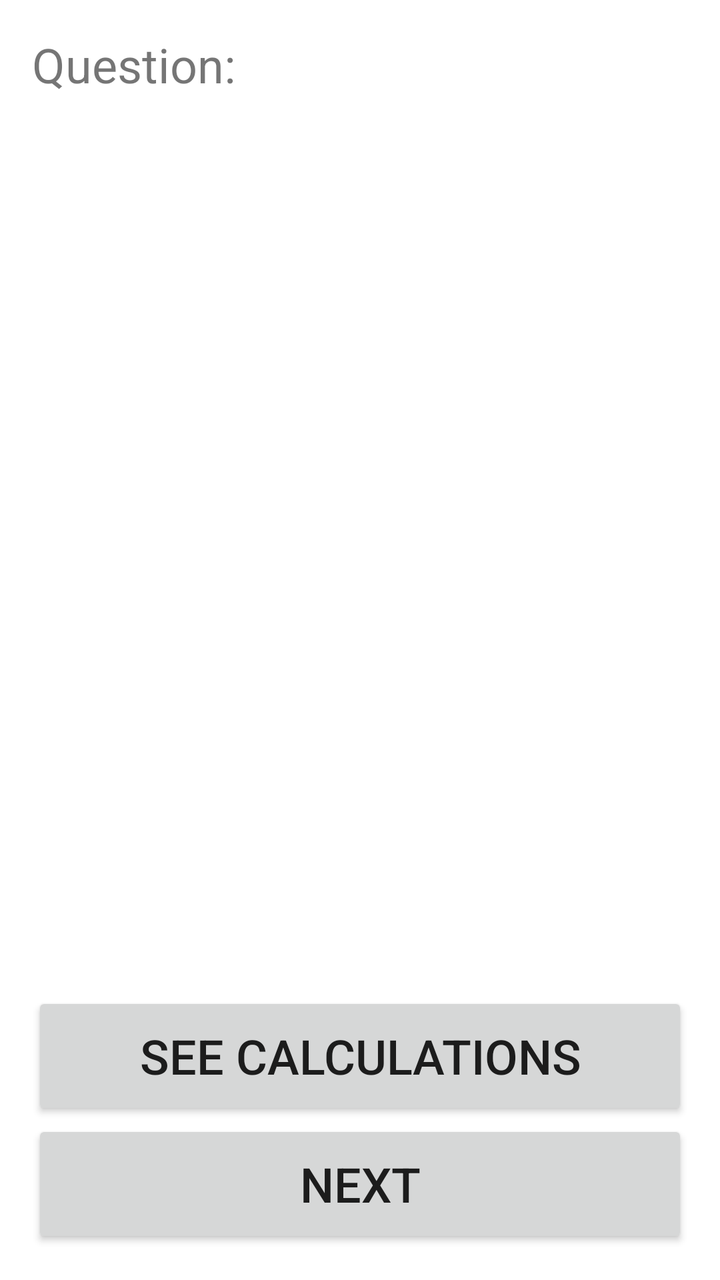
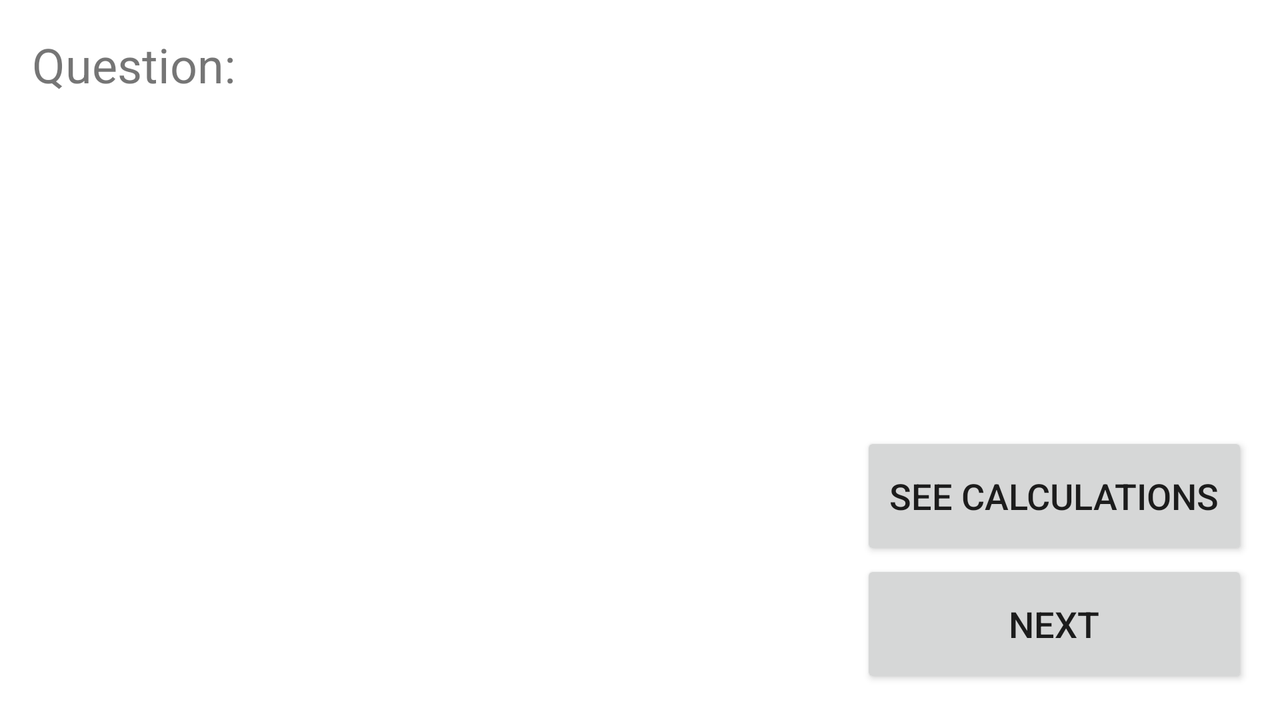

One screen, two layout resources from the same app: the default and the author's alternative for another configuration. Each is rendered where Android would select it; the XML of both is given below.
<!-- AndroidManifest.xml: application theme Theme.MathAssistant -->
<!-- res/layout/activity_quiz_results.xml -->
<?xml version="1.0" encoding="utf-8"?>
<androidx.constraintlayout.widget.ConstraintLayout xmlns:android="http://schemas.android.com/apk/res/android"
    xmlns:app="http://schemas.android.com/apk/res-auto"
    xmlns:tools="http://schemas.android.com/tools"
    android:layout_width="match_parent"
    android:layout_height="match_parent"
    tools:context=".QuizResultsActivity">

    <Button
        android:id="@+id/btnNext"
        android:layout_width="0dp"
        android:layout_height="64dp"
        android:layout_marginStart="16dp"
        android:layout_marginEnd="16dp"
        android:layout_marginBottom="16dp"
        android:text="@string/next"
        android:textSize="24sp"
        app:layout_constraintBottom_toBottomOf="parent"
        app:layout_constraintEnd_toEndOf="parent"
        app:layout_constraintStart_toStartOf="parent" />

    <TextView
        android:id="@+id/lblQuestion"
        android:layout_width="0dp"
        android:layout_height="wrap_content"
        android:layout_marginStart="16dp"
        android:layout_marginTop="16dp"
        android:layout_marginEnd="16dp"
        android:text="@string/question"
        android:textSize="24sp"
        app:layout_constraintEnd_toEndOf="parent"
        app:layout_constraintStart_toStartOf="parent"
        app:layout_constraintTop_toTopOf="parent" />

    <TextView
        android:id="@+id/lblAns1"
        android:layout_width="0dp"
        android:layout_height="wrap_content"
        android:layout_marginStart="32dp"
        android:layout_marginTop="16dp"
        android:layout_marginEnd="16dp"
        android:textSize="18sp"
        app:layout_constraintEnd_toEndOf="parent"
        app:layout_constraintStart_toStartOf="parent"
        app:layout_constraintTop_toBottomOf="@+id/lblQuestion" />

    <TextView
        android:id="@+id/lblAns2"
        android:layout_width="0dp"
        android:layout_height="wrap_content"
        android:layout_marginStart="32dp"
        android:layout_marginTop="8dp"
        android:layout_marginEnd="16dp"
        android:textSize="18sp"
        app:layout_constraintEnd_toEndOf="parent"
        app:layout_constraintStart_toStartOf="parent"
        app:layout_constraintTop_toBottomOf="@+id/lblAns1" />

    <TextView
        android:id="@+id/lblAns3"
        android:layout_width="0dp"
        android:layout_height="wrap_content"
        android:layout_marginStart="32dp"
        android:layout_marginTop="8dp"
        android:layout_marginEnd="16dp"
        android:textSize="18sp"
        app:layout_constraintEnd_toEndOf="parent"
        app:layout_constraintStart_toStartOf="parent"
        app:layout_constraintTop_toBottomOf="@+id/lblAns2" />

    <TextView
        android:id="@+id/lblAns4"
        android:layout_width="0dp"
        android:layout_height="wrap_content"
        android:layout_marginStart="32dp"
        android:layout_marginTop="8dp"
        android:layout_marginEnd="16dp"
        android:textSize="18sp"
        app:layout_constraintEnd_toEndOf="parent"
        app:layout_constraintStart_toStartOf="parent"
        app:layout_constraintTop_toBottomOf="@+id/lblAns3" />

    <TextView
        android:id="@+id/lblAns5"
        android:layout_width="0dp"
        android:layout_height="wrap_content"
        android:layout_marginStart="32dp"
        android:layout_marginTop="8dp"
        android:layout_marginEnd="16dp"
        android:textSize="18sp"
        app:layout_constraintEnd_toEndOf="parent"
        app:layout_constraintStart_toStartOf="parent"
        app:layout_constraintTop_toBottomOf="@+id/lblAns4" />

    <Button
        android:id="@+id/btnCalculations"
        android:layout_width="0dp"
        android:layout_height="64dp"
        android:layout_marginStart="16dp"
        android:layout_marginEnd="16dp"
        android:text="@string/see_calculations"
        android:textSize="24sp"
        app:layout_constraintBottom_toTopOf="@+id/btnNext"
        app:layout_constraintEnd_toEndOf="parent"
        app:layout_constraintStart_toStartOf="parent" />

</androidx.constraintlayout.widget.ConstraintLayout>
<!-- resources referenced by this layout -->
<resources>
  <string name="next">next</string>
  <string name="question">Question:</string>
  <string name="see_calculations">see calculations</string>
  <style name="Theme.MathAssistant" parent="Theme.MaterialComponents.DayNight.DarkActionBar">
          
  
          <item name="colorPrimary">@color/orange</item>
          <item name="colorPrimaryVariant">@color/orange_dark</item>
          <item name="colorOnPrimary">@color/white</item>
          
          <item name="colorSecondary">@color/teal_200</item>
          <item name="colorSecondaryVariant">@color/teal_700</item>
          <item name="colorOnSecondary">@color/black</item>
          
          <item name="android:statusBarColor" tools:targetApi="l">?attr/colorPrimaryVariant</item>
          
      </style>
  <color name="orange">#E2A54A</color>
  <color name="orange_dark">#BB591E</color>
  <color name="white">#FFFFFFFF</color>
  <color name="teal_200">#FF03DAC5</color>
  <color name="teal_700">#FF018786</color>
  <color name="black">#FF000000</color>
</resources>
<!-- res/layout-land/activity_quiz_results.xml (the author's variant of the layout above) -->
<!-- drawn on the phone turned sideways -->
<?xml version="1.0" encoding="utf-8"?>
<androidx.constraintlayout.widget.ConstraintLayout xmlns:android="http://schemas.android.com/apk/res/android"
    xmlns:app="http://schemas.android.com/apk/res-auto"
    xmlns:tools="http://schemas.android.com/tools"
    android:layout_width="match_parent"
    android:layout_height="match_parent"
    tools:context=".QuizResultsActivity">

    <Button
        android:id="@+id/btnNext"
        android:layout_width="0dp"
        android:layout_height="64dp"
        android:layout_marginStart="8dp"
        android:layout_marginEnd="16dp"
        android:layout_marginBottom="16dp"
        android:text="@string/next"
        android:textSize="18sp"
        app:layout_constraintBottom_toBottomOf="parent"
        app:layout_constraintEnd_toEndOf="parent"
        app:layout_constraintStart_toStartOf="@+id/guideline" />

    <TextView
        android:id="@+id/lblQuestion"
        android:layout_width="0dp"
        android:layout_height="wrap_content"
        android:layout_marginStart="16dp"
        android:layout_marginTop="16dp"
        android:layout_marginEnd="16dp"
        android:text="@string/question"
        android:textSize="24sp"
        app:layout_constraintEnd_toEndOf="parent"
        app:layout_constraintStart_toStartOf="parent"
        app:layout_constraintTop_toTopOf="parent" />

    <TextView
        android:id="@+id/lblAns1"
        android:layout_width="0dp"
        android:layout_height="wrap_content"
        android:layout_marginStart="32dp"
        android:layout_marginTop="16dp"
        android:textSize="18sp"
        app:layout_constraintEnd_toStartOf="@+id/guideline"
        app:layout_constraintStart_toStartOf="parent"
        app:layout_constraintTop_toBottomOf="@+id/lblQuestion" />

    <TextView
        android:id="@+id/lblAns2"
        android:layout_width="0dp"
        android:layout_height="wrap_content"
        android:layout_marginStart="32dp"
        android:layout_marginTop="8dp"
        android:textSize="18sp"
        app:layout_constraintEnd_toStartOf="@+id/guideline"
        app:layout_constraintStart_toStartOf="parent"
        app:layout_constraintTop_toBottomOf="@+id/lblAns1" />

    <TextView
        android:id="@+id/lblAns3"
        android:layout_width="0dp"
        android:layout_height="wrap_content"
        android:layout_marginStart="32dp"
        android:layout_marginTop="8dp"
        android:textSize="18sp"
        app:layout_constraintEnd_toStartOf="@+id/guideline"
        app:layout_constraintStart_toStartOf="parent"
        app:layout_constraintTop_toBottomOf="@+id/lblAns2" />

    <TextView
        android:id="@+id/lblAns4"
        android:layout_width="0dp"
        android:layout_height="wrap_content"
        android:layout_marginStart="32dp"
        android:layout_marginTop="8dp"
        android:textSize="18sp"
        app:layout_constraintEnd_toStartOf="@+id/guideline"
        app:layout_constraintStart_toStartOf="parent"
        app:layout_constraintTop_toBottomOf="@+id/lblAns3" />

    <TextView
        android:id="@+id/lblAns5"
        android:layout_width="0dp"
        android:layout_height="wrap_content"
        android:layout_marginStart="32dp"
        android:layout_marginTop="8dp"
        android:textSize="18sp"
        app:layout_constraintEnd_toStartOf="@+id/guideline"
        app:layout_constraintStart_toStartOf="parent"
        app:layout_constraintTop_toBottomOf="@+id/lblAns4" />

    <Button
        android:id="@+id/btnCalculations"
        android:layout_width="0dp"
        android:layout_height="64dp"
        android:layout_marginStart="8dp"
        android:layout_marginEnd="16dp"
        android:text="@string/see_calculations"
        android:textSize="18sp"
        app:layout_constraintBottom_toTopOf="@+id/btnNext"
        app:layout_constraintEnd_toEndOf="parent"
        app:layout_constraintStart_toStartOf="@+id/guideline" />

    <androidx.constraintlayout.widget.Guideline
        android:id="@+id/guideline"
        android:layout_width="wrap_content"
        android:layout_height="wrap_content"
        android:orientation="vertical"
        app:layout_constraintGuide_percent="0.66" />

</androidx.constraintlayout.widget.ConstraintLayout>
